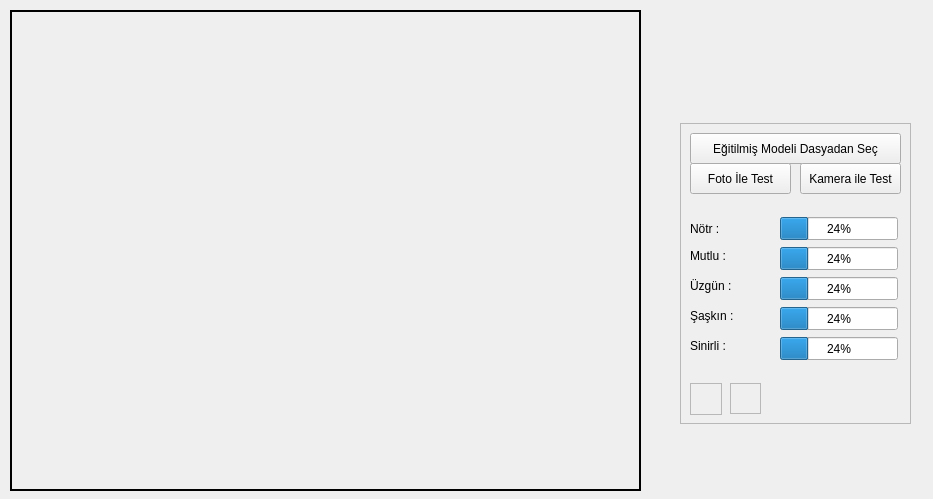
<?xml version="1.0" encoding="UTF-8"?>
<ui version="4.0">
 <class>Form</class>
 <widget class="QWidget" name="Form">
  <property name="windowModality">
   <enum>Qt::WindowModal</enum>
  </property>
  <property name="geometry">
   <rect>
    <x>0</x>
    <y>0</y>
    <width>933</width>
    <height>499</height>
   </rect>
  </property>
  <property name="windowTitle">
   <string>Deep Facial Emotion Detector</string>
  </property>
  <widget class="QFrame" name="frame">
   <property name="geometry">
    <rect>
     <x>10</x>
     <y>10</y>
     <width>631</width>
     <height>481</height>
    </rect>
   </property>
   <property name="frameShape">
    <enum>QFrame::WinPanel</enum>
   </property>
   <property name="frameShadow">
    <enum>QFrame::Plain</enum>
   </property>
  </widget>
  <widget class="QLabel" name="label_7">
   <property name="geometry">
    <rect>
     <x>690</x>
     <y>337</y>
     <width>66</width>
     <height>17</height>
    </rect>
   </property>
   <property name="text">
    <string>Sinirli :</string>
   </property>
  </widget>
  <widget class="QPushButton" name="btnModelSec">
   <property name="geometry">
    <rect>
     <x>690</x>
     <y>133</y>
     <width>211</width>
     <height>31</height>
    </rect>
   </property>
   <property name="text">
    <string>Eğitilmiş Modeli Dasyadan Seç</string>
   </property>
  </widget>
  <widget class="QLabel" name="label_4">
   <property name="geometry">
    <rect>
     <x>690</x>
     <y>307</y>
     <width>66</width>
     <height>17</height>
    </rect>
   </property>
   <property name="text">
    <string>Şaşkın :</string>
   </property>
  </widget>
  <widget class="QLabel" name="label_2">
   <property name="geometry">
    <rect>
     <x>690</x>
     <y>247</y>
     <width>66</width>
     <height>17</height>
    </rect>
   </property>
   <property name="text">
    <string>Mutlu :</string>
   </property>
  </widget>
  <widget class="QProgressBar" name="progressBar_3">
   <property name="geometry">
    <rect>
     <x>780</x>
     <y>277</y>
     <width>118</width>
     <height>23</height>
    </rect>
   </property>
   <property name="value">
    <number>24</number>
   </property>
  </widget>
  <widget class="QLabel" name="label_3">
   <property name="geometry">
    <rect>
     <x>690</x>
     <y>220</y>
     <width>66</width>
     <height>17</height>
    </rect>
   </property>
   <property name="text">
    <string>Nötr :</string>
   </property>
  </widget>
  <widget class="QPushButton" name="btnFoto">
   <property name="enabled">
    <bool>true</bool>
   </property>
   <property name="geometry">
    <rect>
     <x>690</x>
     <y>163</y>
     <width>101</width>
     <height>31</height>
    </rect>
   </property>
   <property name="text">
    <string>Foto İle Test</string>
   </property>
  </widget>
  <widget class="QProgressBar" name="progressBar">
   <property name="geometry">
    <rect>
     <x>780</x>
     <y>217</y>
     <width>118</width>
     <height>23</height>
    </rect>
   </property>
   <property name="value">
    <number>24</number>
   </property>
  </widget>
  <widget class="QLabel" name="label">
   <property name="geometry">
    <rect>
     <x>690</x>
     <y>277</y>
     <width>60</width>
     <height>17</height>
    </rect>
   </property>
   <property name="text">
    <string>Üzgün :</string>
   </property>
  </widget>
  <widget class="QProgressBar" name="progressBar_7">
   <property name="geometry">
    <rect>
     <x>780</x>
     <y>337</y>
     <width>118</width>
     <height>23</height>
    </rect>
   </property>
   <property name="value">
    <number>24</number>
   </property>
  </widget>
  <widget class="QPushButton" name="btnCam">
   <property name="geometry">
    <rect>
     <x>800</x>
     <y>163</y>
     <width>101</width>
     <height>31</height>
    </rect>
   </property>
   <property name="text">
    <string>Kamera ile Test</string>
   </property>
  </widget>
  <widget class="QFrame" name="frame2">
   <property name="geometry">
    <rect>
     <x>690</x>
     <y>383</y>
     <width>32</width>
     <height>32</height>
    </rect>
   </property>
   <property name="frameShape">
    <enum>QFrame::StyledPanel</enum>
   </property>
   <property name="frameShadow">
    <enum>QFrame::Raised</enum>
   </property>
  </widget>
  <widget class="QFrame" name="frame3">
   <property name="geometry">
    <rect>
     <x>730</x>
     <y>383</y>
     <width>31</width>
     <height>31</height>
    </rect>
   </property>
   <property name="frameShape">
    <enum>QFrame::StyledPanel</enum>
   </property>
   <property name="frameShadow">
    <enum>QFrame::Raised</enum>
   </property>
  </widget>
  <widget class="QProgressBar" name="progressBar_2">
   <property name="geometry">
    <rect>
     <x>780</x>
     <y>247</y>
     <width>118</width>
     <height>23</height>
    </rect>
   </property>
   <property name="value">
    <number>24</number>
   </property>
  </widget>
  <widget class="QProgressBar" name="progressBar_4">
   <property name="geometry">
    <rect>
     <x>780</x>
     <y>307</y>
     <width>118</width>
     <height>23</height>
    </rect>
   </property>
   <property name="value">
    <number>24</number>
   </property>
  </widget>
  <widget class="QLabel" name="duygular">
   <property name="enabled">
    <bool>true</bool>
   </property>
   <property name="geometry">
    <rect>
     <x>680</x>
     <y>123</y>
     <width>231</width>
     <height>301</height>
    </rect>
   </property>
   <property name="autoFillBackground">
    <bool>true</bool>
   </property>
   <property name="frameShape">
    <enum>QFrame::StyledPanel</enum>
   </property>
   <property name="frameShadow">
    <enum>QFrame::Plain</enum>
   </property>
   <property name="text">
    <string/>
   </property>
   <property name="scaledContents">
    <bool>true</bool>
   </property>
  </widget>
  <widget class="QLabel" name="label_5">
   <property name="geometry">
    <rect>
     <x>650</x>
     <y>10</y>
     <width>271</width>
     <height>71</height>
    </rect>
   </property>
   <property name="maximumSize">
    <size>
     <width>99999</width>
     <height>99999</height>
    </size>
   </property>
   <property name="text">
    <string/>
   </property>
   <property name="pixmap">
    <pixmap>GUIandData/torch.png</pixmap>
   </property>
   <property name="scaledContents">
    <bool>true</bool>
   </property>
  </widget>
  <widget class="QLabel" name="label_6">
   <property name="enabled">
    <bool>true</bool>
   </property>
   <property name="geometry">
    <rect>
     <x>650</x>
     <y>0</y>
     <width>301</width>
     <height>501</height>
    </rect>
   </property>
   <property name="frameShape">
    <enum>QFrame::NoFrame</enum>
   </property>
   <property name="frameShadow">
    <enum>QFrame::Plain</enum>
   </property>
   <property name="text">
    <string/>
   </property>
   <property name="pixmap">
    <pixmap>GUIandData/torchback.png</pixmap>
   </property>
   <property name="scaledContents">
    <bool>true</bool>
   </property>
  </widget>
  <zorder>label_6</zorder>
  <zorder>duygular</zorder>
  <zorder>frame</zorder>
  <zorder>label_7</zorder>
  <zorder>btnModelSec</zorder>
  <zorder>label_4</zorder>
  <zorder>label_2</zorder>
  <zorder>progressBar_3</zorder>
  <zorder>label_3</zorder>
  <zorder>btnFoto</zorder>
  <zorder>progressBar</zorder>
  <zorder>label</zorder>
  <zorder>progressBar_7</zorder>
  <zorder>btnCam</zorder>
  <zorder>frame2</zorder>
  <zorder>frame3</zorder>
  <zorder>progressBar_2</zorder>
  <zorder>progressBar_4</zorder>
  <zorder>label_5</zorder>
 </widget>
 <resources/>
 <connections/>
</ui>
